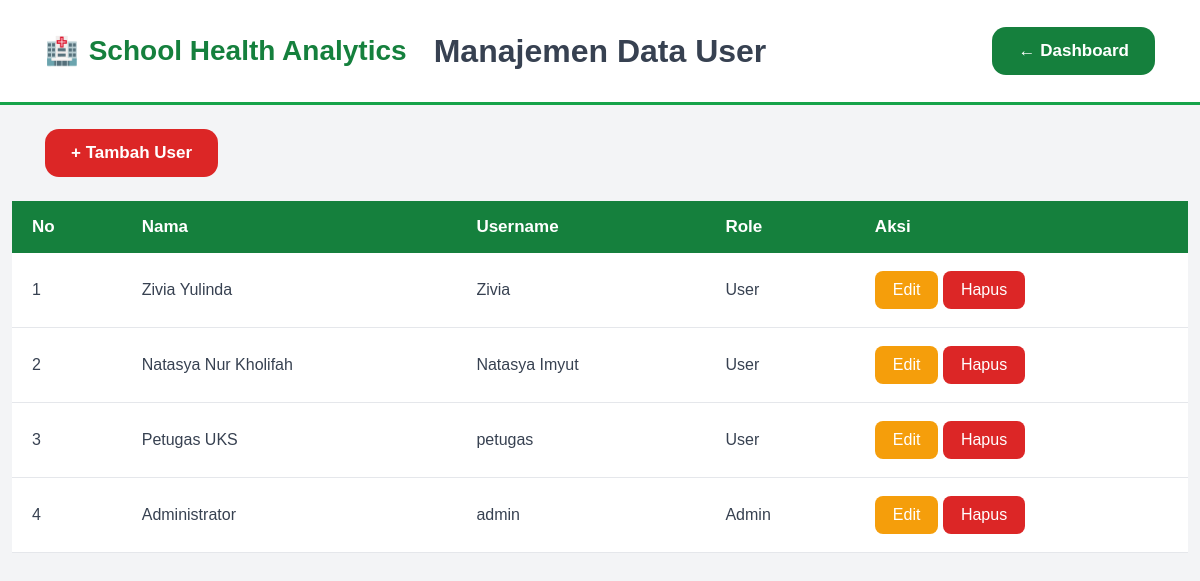
/user/index.php (signed in), run on the app's committed database.
### tables this page shows
CREATE TABLE `users` (
  `id` int(11) NOT NULL,
  `nama` varchar(100) DEFAULT NULL,
  `username` varchar(50) DEFAULT NULL,
  `password` varchar(255) DEFAULT NULL,
  `role` enum('admin','user') DEFAULT NULL,
  `created_at` timestamp NOT NULL DEFAULT current_timestamp()
);

### user/index.php (the view, shortened to what this page needs)
<?php
include "../config/koneksi.php";
$query = mysqli_query($conn,"
SELECT *
FROM users
ORDER BY id DESC
");
?>
<!DOCTYPE html>
<html>
<head>
<link rel="stylesheet" href="../assets/css/dashboard.css">
</head>
<header class="navbar">
    <div class="navbar-logo">
        <span class="logo-icon">🏥</span>
        <span>School Health Analytics</span>
    </div>
    <div class="navbar-title">
        Manajemen Data User
    </div>
    <a href="../dashboard.php" class="btn-dashboard">
        ← Dashboard
    </a>
</header>
<div class="action-bar">
    <a href="tambah.php" class="btn-tambah">
        + Tambah User
    </a>
</div>
<div class="table-wrapper">
<table>
<tr>
<th>No</th>
<th>Nama</th>
<th>Username</th>
<th>Role</th>
<th>Aksi</th>
</tr>
<?php
$no=1;
while($data=mysqli_fetch_assoc($query)){
?>
<tr>
<td><?= $no++; ?></td>
<td><?= $data['nama']; ?></td>
<td><?= $data['username']; ?></td>
<td><?= ucfirst($data['role']); ?></td>
<td>
<a
href="edit.php?id=<?= $data['id']; ?>"
class="btn-edit">
Edit
</a>
<a
href="hapus.php?id=<?= $data['id']; ?>"
class="btn-delete"
onclick="return confirm('Yakin ingin menghapus user ini?')">
Hapus
</a>
</td>
</tr>
<?php } ?>
</table>
</div>
</body>
</html>

### assets/css/dashboard.css (style rules this page uses)
* { margin:0; padding:0; box-sizing:border-box; font-family:Arial, Helvetica, sans-serif; }
table { width:100%; border-collapse:collapse; }
table th { background:#2563eb; color:white; padding:12px; }
table td { padding:12px; border-bottom:1px solid #eee; }
.btn-add, .btn-save, .btn-edit, .btn-delete, .btn-back, .back-link, .btn-cancel { display:inline-block; text-decoration:none; border:none; padding:10px 18px; border-radius:8px; cursor:pointer; transition:.3s; color:white; }
.btn-edit { background:#f59e0b; }
.btn-delete { background:#ef4444; }
.btn-dashboard { background:#2563eb; color:#fff; text-decoration:none; padding:12px 24px; border-radius:12px; font-weight:600; transition:.3s; }
.navbar { width: 100%; min-height: 105px; display: flex; align-items: center; justify-content: space-between; padding: 0 45px; box-sizing: border-box; background: #ffffff; border-bottom: 3px solid #2563eb; box-shadow: 0 2px 10px rgba(0, 0, 0, 0.05); }
.navbar-logo { display: flex; align-items: center; gap: 10px; color: #2563eb; font-size: 28px; font-weight: 700; white-space: nowrap; }
.logo-icon { font-size: 27px; }
.navbar-title { position: absolute; left: 50%; transform: translateX(-50%); color: #172033; font-size: 32px; font-weight: 700; white-space: nowrap; }
.btn-dashboard { display: inline-flex; align-items: center; justify-content: center; padding: 14px 26px; background: #2563eb; color: #ffffff; text-decoration: none; border-radius: 14px; font-size: 17px; font-weight: 600; transition: 0.3s; }
.action-bar { width: 100%; box-sizing: border-box; display: flex; align-items: center; justify-content: space-between; padding: 24px 45px; background: #f8fafc; }
.btn-tambah { display: inline-flex; align-items: center; justify-content: center; padding: 14px 26px; background: #dc2626; color: #ffffff; text-decoration: none; border-radius: 14px; font-size: 17px; font-weight: 600; transition: 0.3s; }
table { width: calc(100% - 24px); margin: 0 12px 30px; border-collapse: collapse; background: #ffffff; }
table th { padding: 16px 20px; font-size: 17px; font-weight: 700; text-align: left; }
table td { padding: 18px 20px; border-bottom: 1px solid #e5e7eb; font-size: 16px; color: #172033; }
table { background: #ffffff; }
table th { background: #15803d; color: #ffffff; }
table td { color: #374151; border-bottom: 1px solid #e5e7eb; }
.btn-edit { background: #f59e0b; }
.btn-delete { background: #dc2626; }
.btn-dashboard { background: #15803d; color: #ffffff; }
.navbar { background: #ffffff; border-bottom: 3px solid #16a34a; }
.navbar-logo { color: #15803d; }
.navbar-title { color: #374151; }
.navbar .btn-dashboard { background: #15803d; }
.action-bar { background: #f3f4f6; }
.btn-tambah { background: #dc2626; }

### data on the page
users: nama "Zivia Yulinda", username "Zivia", role "User"
users: nama "Natasya Nur Kholifah", username "Natasya Imyut", role "User"
users: nama "Petugas UKS", username "petugas", role "User"
users: nama "Administrator", username "admin", role "Admin"
